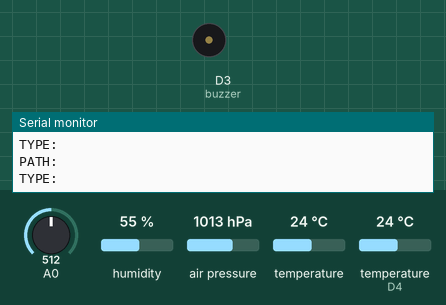
A sketch run on a simulated ESP8266 (NodeMCU). On the bench: buzzer (waves = sounding, pin HIGH), the last lines printed to the serial monitor. The test bench sets the inputs (shaded band); at power-on: temperature (sensor on D4) 24 °C, A0 = 512, humidity 55 %, air pressure 1013 hPa, temperature 24 °C. WiFi joins after 1.5 s; servers stay silent unless stated.

Above: at 2.7 s.
2.8 s: temperature (sensor on D4) set to 34 °C
8.9 s: temperature (sensor on D4) set to 37 °C
At 14.11 s:
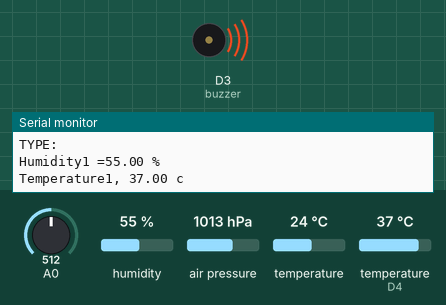
Timing chart, 0 to 22.4 s (numbered marks = the images above; inputs shaded):
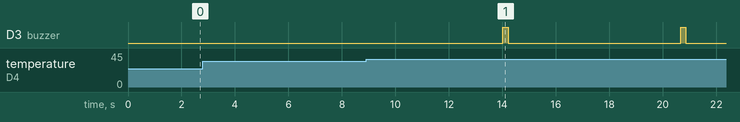

Measured:
- the behaviour switches between 35 and 36 °C on temperature (sensor on D4) (found by bisection; images 0 and 1)
- after the input at 8.9 s, D3 (buzzer): alternates HIGH for 0.20 s and LOW for 6.4 s, starting after 5.1 s

The sketch:

Internal_Temperature.ino
```cpp
#include <ESP8266WiFi.h>
#include <Firebase_ESP_Client.h>
#include "addons/TokenHelper.h"
#include "addons/RTDBHelper.h"
#include "DHT.h"
#include <Adafruit_BMP085.h>

#define DHTPIN1 D4     // what pin we're connected to
#define DHTTYPE DHT11   // DHT 11

Adafruit_BMP085 bmp;
DHT dht1(DHTPIN1, DHTTYPE);

#define WIFI_SSID "123456789"
#define WIFI_PASSWORD "123456789"
#define API_KEY "AIzaSyBHkLa5zlQxdYZXnt84XRo6TeiisA-ySFE"
#define DATABASE_URL "https://team-bolt-default-rtdb.firebaseio.com/"

FirebaseData fbdo;
FirebaseAuth auth;
FirebaseConfig config;
unsigned long sendDataPrevMillis = 0;
bool signupOK = false;
const int buzzer = D3;

void setup() {
  pinMode(buzzer, OUTPUT);
  Serial.begin(115200);
  Serial.println();
  Serial.println("DHTxx test!");
  dht1.begin();
  if (!bmp.begin()) {
  Serial.println("Could not find a valid BMP085 sensor, check wiring!");
  while (1) {}
  }
   WiFi.begin(WIFI_SSID, WIFI_PASSWORD);
  Serial.print("Connecting to Wi-Fi");
  while (WiFi.status() != WL_CONNECTED){
    Serial.print(".");
    delay(300);
  }
  Serial.println();
  Serial.print("Connected with IP: ");
  Serial.println(WiFi.localIP());
  Serial.println();
  config.api_key = API_KEY;
  config.database_url = DATABASE_URL;
  if (Firebase.signUp(&config, &auth, "", "")){
    Serial.println("ok");
    signupOK = true;
  }
  else{
    Serial.printf("%s\n", config.signer.signupError.message.c_str());
  }
  config.token_status_callback = tokenStatusCallback; //see addons/TokenHelper.h
  Firebase.begin(&config, &auth);
  Firebase.reconnectWiFi(true);

}

void loop() {

  Serial.print("Humidity1 =");
  Serial.print( dht1.readHumidity());
  Serial.println(" %");

  Serial.print("Temperature1, ");
  Serial.print(dht1.readTemperature());
  Serial.println(" c");
  if (dht1.readTemperature() > 35.5){
  digitalWrite(buzzer, HIGH);
  delay(200);
  digitalWrite(buzzer, LOW);
  delay(200);
  }

   Serial.print("Temperature = ");
    Serial.print(bmp.readTemperature());
    Serial.println(" *C");

    Serial.print("Pressure = ");
    Serial.print(bmp.readPressure());
    Serial.println(" Pa");

    Serial.print("Altitude = ");
    Serial.print(bmp.readAltitude());
    Serial.println(" meters");

    Serial.print("Pressure at sealevel (calculated) = ");
    Serial.print(bmp.readSealevelPressure());
    Serial.println(" Pa");

    Serial.print("Real altitude = ");
    Serial.print(bmp.readAltitude(101500));
    Serial.println(" meters");
    Serial.println();

    Serial.print("Smoke = ");
    Serial.print(analogRead(A0));
    Serial.println("AQI");
    Serial.println();

    if (Firebase.ready() && signupOK && (millis() - sendDataPrevMillis > 1000 || sendDataPrevMillis == 0)){
    sendDataPrevMillis = millis();


    if (Firebase.RTDB.setInt(&fbdo, "main/Humidity1", dht1.readHumidity())){
      Serial.println("PATH: " + fbdo.dataPath());
      Serial.println("TYPE: " + fbdo.dataType());
    }
    else {
      Serial.println("Failed REASON: " + fbdo.errorReason());
    }
     if (Firebase.RTDB.setInt(&fbdo, "main/Temperature1",dht1.readTemperature())){
      Serial.println("PATH: " + fbdo.dataPath());
      Serial.println("TYPE: " + fbdo.dataType());
    }
    else {
      Serial.println("Failed REASON: " + fbdo.errorReason());
    }
     if (Firebase.RTDB.setInt(&fbdo, "main/bmp",bmp.readTemperature())){
      Serial.println("PATH: " + fbdo.dataPath());
      Serial.println("TYPE: " + fbdo.dataType());
    }
    else {
      Serial.println("Failed REASON: " + fbdo.errorReason());
    }
      if (Firebase.RTDB.setInt(&fbdo, "main/pressure",bmp.readPressure())){
      Serial.println("PATH: " + fbdo.dataPath());
      Serial.println("TYPE: " + fbdo.dataType());
    }
    else {
      Serial.println("Failed REASON: " + fbdo.errorReason());
    }
     if (Firebase.RTDB.setInt(&fbdo, "main/Altitude",bmp.readAltitude())){
      Serial.println("PATH: " + fbdo.dataPath());
      Serial.println("TYPE: " + fbdo.dataType());
    }
    else {
      Serial.println("Failed REASON: " + fbdo.errorReason());
    }
     if (Firebase.RTDB.setInt(&fbdo, "main/Sealevel",bmp.readSealevelPressure())){
      Serial.println("PATH: " + fbdo.dataPath());
      Serial.println("TYPE: " + fbdo.dataType());
    }
    else {
      Serial.println("Failed REASON: " + fbdo.errorReason());
    }
     if (Firebase.RTDB.setInt(&fbdo, "main/Realaltitude",bmp.readAltitude(101500))){
      Serial.println("PATH: " + fbdo.dataPath());
      Serial.println("TYPE: " + fbdo.dataType());
    }
    else {
      Serial.println("Failed REASON: " + fbdo.errorReason());
    }
    if (Firebase.RTDB.setInt(&fbdo, "main/Smoke",analogRead(A0))){
      Serial.println("PATH: " + fbdo.dataPath());
      Serial.println("TYPE: " + fbdo.dataType());
    }
    else {
      Serial.println("Failed REASON: " + fbdo.errorReason());
    }
   }
    delay(5000);
 }
```
